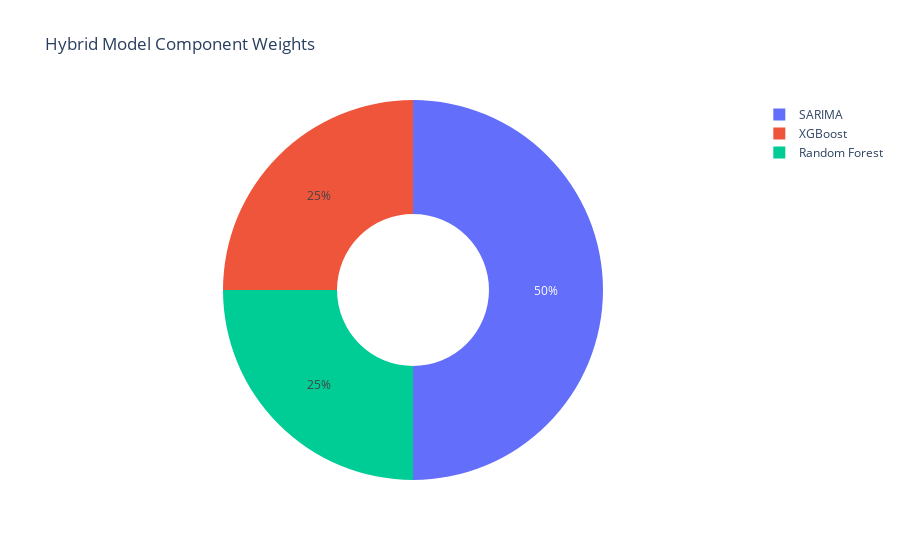

Notebook code cell kept with this figure:
### Code cell
# ## 8. Hybrid Model Weight Analysis
def plot_hybrid_weights():
    """Visualize the dynamic weights in hybrid model"""
    weights = {
        'SARIMA': 0.5000,
        'XGBoost': 0.2500,
        'Random Forest': 0.2500
    }
    
    fig = go.Figure(data=[
        go.Pie(labels=list(weights.keys()),
               values=list(weights.values()),
               hole=.4)
    ])
    
    fig.update_layout(
        title_text="Hybrid Model Component Weights",
        template="plotly_white"
    )
    
    fig.show()

plot_hybrid_weights()

### Figure 1 — Plotly figure (JSON) as saved in the notebook; plotly's stock layout.template omitted (floating-point values rounded to 4 significant figures)
{"data": [{"hole": 0.4, "labels": ["SARIMA", "XGBoost", "Random Forest"], "type": "pie", "values": [0.5, 0.25, 0.25]}], "layout": {"title": {"text": "Hybrid Model Component Weights"}}}
